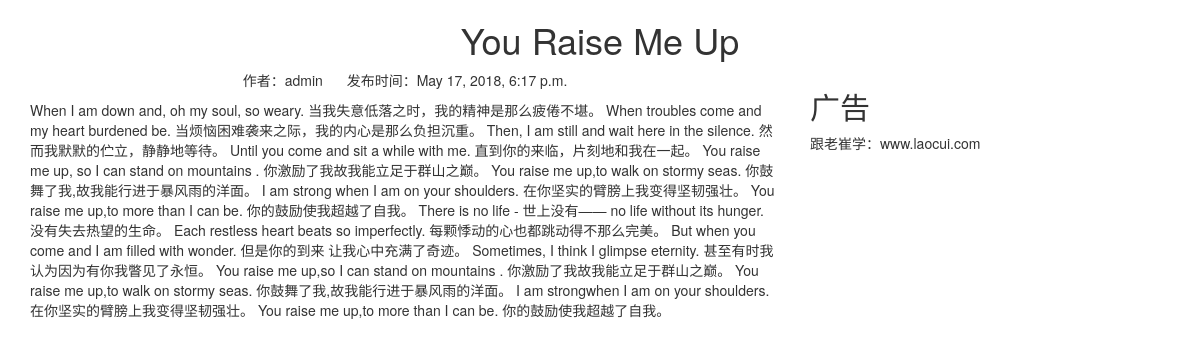
Page /blog/1/ on the committed database.
### blog/models.py (models this page shows, shortened)
class BlogArticles(models.Model):
    title = models.CharField(max_length=300)
    author = models.ForeignKey(User,related_name="blog_posts")
    body = models.TextField()
    publish = models.DateTimeField(default=timezone.now)
    class Meta:
        ordering=("-publish",) # 按照publish字段值的倒序显示

### blog/views.py (the view)
# urls.py: url(r'(?P<article_id>\d)/', views.blog_article,name='blog_detail'),
def blog_article(request,article_id):
    article = get_object_or_404(BlogArticles,id=article_id)
    pub = article.publish
    return render(request,"blog/content.html",{"article":article,"publish":pub})

### blog/templates/blog/content.html (shortened to what this page needs)
{% extends "base.html" %}
{% block content %}
<div class="row text-center vertical-middle-sm">
    <h1> {{ article.title }}</h1>
</div>
<div class="row">
    <div class="col-xs-12 col-md-8">
        <p class="text-center">
            <span>作者：{{ article.author.username }}</span>
            <span style="margin-left: 20px">发布时间：{{ publish }}</span>
        </p>
        <div>{{ article.body }}</div>
    </div>
<div class="col-xs-6 col-md-4">
    <h2>广告</h2>
    <p>跟老崔学：www.laocui.com</p>
</div>
</div>
{% endblock %}

### rows in the picture
BlogArticles: title "You Raise Me Up", author.username "admin", publish "May 17, 2018, 6:17 p.m.", body "When I am down and, oh my soul, so weary. 当我失意低落之时，我的精神是那么疲倦不堪。 When troubles come and my heart burdened be. 当烦恼困难袭来之际，我的内心是那么负担沉重。 Then, I am still and wait here in the silence. 然而我默默的伫立，静静地等待。 Until you come and sit a while with me. 直到你的来临，片刻地和我在一起。 You raise me up, so I can stand on mountains . 你激励了我故我能立足于群山之巅。 You raise me up,to walk on stormy seas. 你鼓舞了我,故我能行进于暴风雨的洋面。 I am strong when I am on your shoulders. 在你坚实的臂膀上我变得坚韧强壮。 You raise me up,to more than I can be. 你的鼓励使我超越了自我。 There is no life - 世上没有—— no life without its hunger. 没有失去热望的生命。 Each restless heart beats so imperfectly. 每颗悸动的心也都跳动得不那么完美。 But when you come and I am filled with wonder. 但是你的到来 让我心中充满了奇迹。 Sometimes, I think I…"
